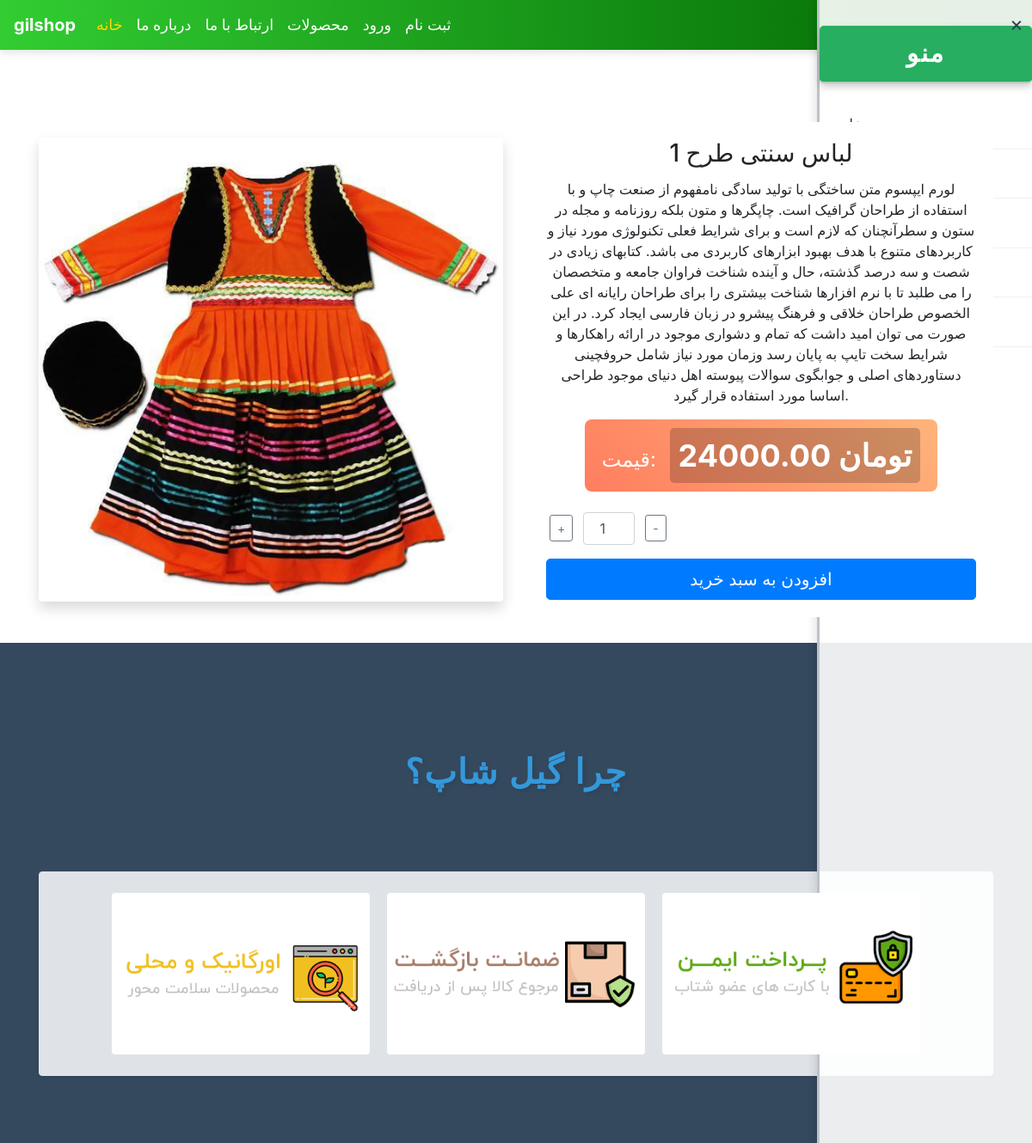
The app's page /products-fb/10/ with its own data.
### products/models.py (models this page shows, shortened)
class Product(models.Model):
    title=models.CharField(max_length=150,default="Default Title")
    description=models.TextField(default="No description")
    price=models.DecimalField(decimal_places=2,max_digits=15,default=0.00)
    image=models.ImageField(upload_to="products/",default="products/default.jpg")
    time=models.DateTimeField(auto_now_add=True)

### products/views.py (the view)
# urls.py: path('<int:product_id>/', views.product_detail, name='product_detail')
def product_detail(request, product_id):
    product = get_object_or_404(Product, id=product_id)
    new_sabad_form = NewsabadForm(request.POST or None, initial={'product_id': product_id})
    context = {
        'product': product,
        'new_sabad_form': new_sabad_form
    }
    return render(request, 'product_detail.html', context)

### sabad/forms.py
class NewsabadForm(forms.Form):
    product_id=forms.IntegerField(
        widget=forms.HiddenInput(),
    )
    count=forms.IntegerField(
        widget=forms.NumberInput(attrs={"class": 'form-control','id':'input-quantity'}),
        initial = 1
    )

### products/templates/product_detail.html (shortened to what this page needs)
{% extends 'base/base.html' %}
{% load static %}
{% block content %}
<div class="container mt-4">
    <div class="row justify-content-center align-items-center">
        <div class="col-md-6 text-center">
            <img src="{{ product.image.url }}" class="img-fluid rounded shadow" alt="{{ product.title }}">
        </div>
        <div class="col-md-6">
            <div class="card border-0">
                <div class="card-body">
                    <h3 class="card-title">{{ product.title }}</h3>
                    <p class="card-text">{{ product.description }}</p>
                    <div class="price-box mb-4">
                        <span class="price-label">قیمت:</span>
                        <span class="price">{{ product.price }} تومان</span>
                    </div>
                    <form method="POST" action="{% url 'add_to_cart' product.id %}">
                        <div class="d-flex align-items-center mb-3">
                            <a href="javascript:void(0)" class="btn btn-outline-secondary btn-sm mx-1" onclick="increase()">+</a>
                            <input type="number" id="count-input" name="count" value="1" min="1" class="form-control text-center mx-2" style="width: 60px;">
                            <a href="javascript:void(0)" class="btn btn-outline-secondary btn-sm mx-1" onclick="decrease()">-</a>
                        </div>
                        <button type="submit" id="button-cart" class="btn btn-primary btn-lg w-100">
                            افزودن به سبد خرید
                        </button>
                    </form>
                </div>
            </div>
        </div>
    </div>
</div>
{% endblock %}

### Project8/assets/css/style.css (style rules this page uses)
.price-box { background: linear-gradient(45deg, #ff7e5f, #feb47b); padding: 10px 20px; border-radius: 8px; color: white; font-size: 1.5em; font-weight: bold; text-align: center; display: inline-block; margin-bottom: 20px; }
.price-box .price-label { margin-right: 10px; font-size: 1em; color: #fff; font-weight: normal; }
.price-box .price { font-size: 1.5em; font-weight: bold; background-color: rgba(0, 0, 0, 0.2); padding: 5px 10px; border-radius: 5px; display: inline-block; }
.btn { font-size: 1rem; padding: 10px 20px; }
.card-body { padding: 15px; text-align: center; }

### records on screen
Product: image (picture), title "لباس سنتی طرح 1", description "لورم ایپسوم متن ساختگی با تولید سادگی نامفهوم از صنعت چاپ و با استفاده از طراحان گرافیک است. چاپگرها و متون بلکه روزنامه و مجله در ستون و سطرآنچنان که لازم است و برای شرایط فعلی تکنولوژی مورد نیاز و کاربردهای متنوع با هدف بهبود ابزارهای کاربردی می باشد. کتابهای زیادی در شصت و سه درصد گذشته، حال و آینده شناخت فراوان جامعه و متخصصان را می طلبد تا با نرم افزارها شناخت بیشتری را برای طراحان رایانه ای علی الخصوص طراحان خلاقی و فرهنگ پیشرو در زبان فارسی ایجاد کرد. در این صورت می توان امید داشت که تمام و دشواری موجود در ارائه راهکارها و شرایط سخت تایپ به پایان رسد وزمان مورد نیاز شامل حروفچینی دستاوردهای اصلی و جوابگوی سوالات پیوسته اهل دنیای موجود طراحی اساسا مورد استفاده قرار گیرد.", price "24000.00"
